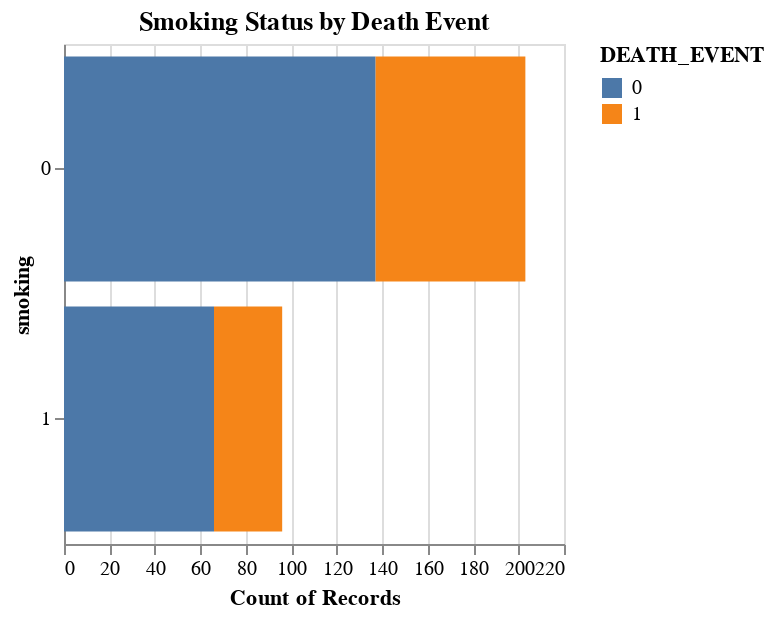

The code cell stored with this chart in its notebook:
### Markdown cell above
### Bar graph showing Smoking status by death event
The goal of this graph is to understand whether smoking is associated with the death event (mortality) in the dataset. It helps visualize if there is a higher proportion of death events among smokers or non-smokers. There is a higher proportion of deaths among smokers as against non smokers.

### Code cell
base =  alt.Chart(data).properties(width=250, height=250)

base.mark_bar().encode(
    x='count()',
    y='smoking:N',
    color='DEATH_EVENT:N',
    tooltip=[
        'smoking:N', 
        'count():Q', 
        'DEATH_EVENT:N'
    ]
).properties(title="Smoking Status by Death Event")

### Figure 1 — Vega-Lite specification as saved in the notebook (floating-point values rounded to 4 significant figures; data arrays with more than 128 entries replaced by an {"elided": "..."} marker saying what was removed)
{"config": {"view": {"continuousWidth": 300, "continuousHeight": 300}}, "data": {"name": "data-bf7a88f5ce330528452de66944dd6b3a"}, "mark": {"type": "bar"}, "encoding": {"color": {"field": "DEATH_EVENT", "type": "nominal"}, "tooltip": [{"field": "smoking", "type": "nominal"}, {"aggregate": "count", "type": "quantitative"}, {"field": "DEATH_EVENT", "type": "nominal"}], "x": {"aggregate": "count", "type": "quantitative"}, "y": {"field": "smoking", "type": "nominal"}}, "height": 250, "title": "Smoking Status by Death Event", "width": 250, "$schema": "https://vega.github.io/schema/vega-lite/v5.8.0.json", "datasets": {"data-bf7a88f5ce330528452de66944dd6b3a": {"elided": "299 records"}}}
